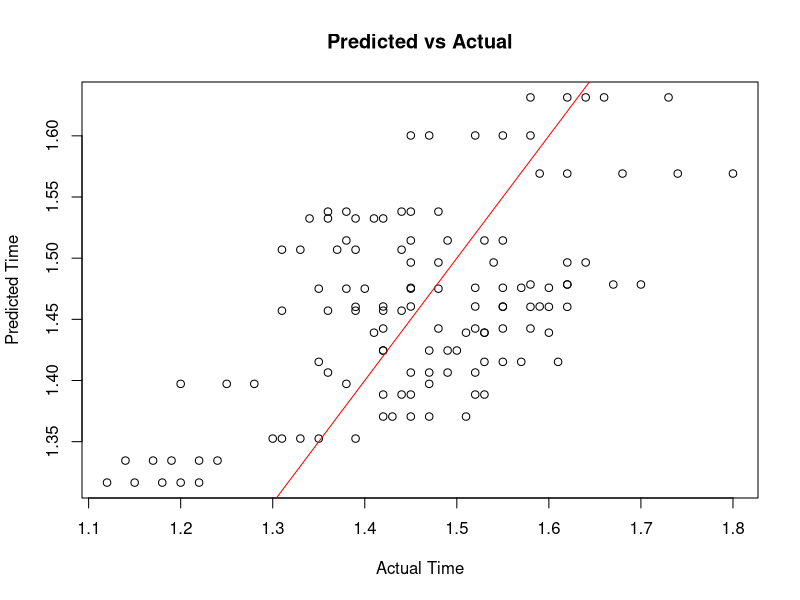
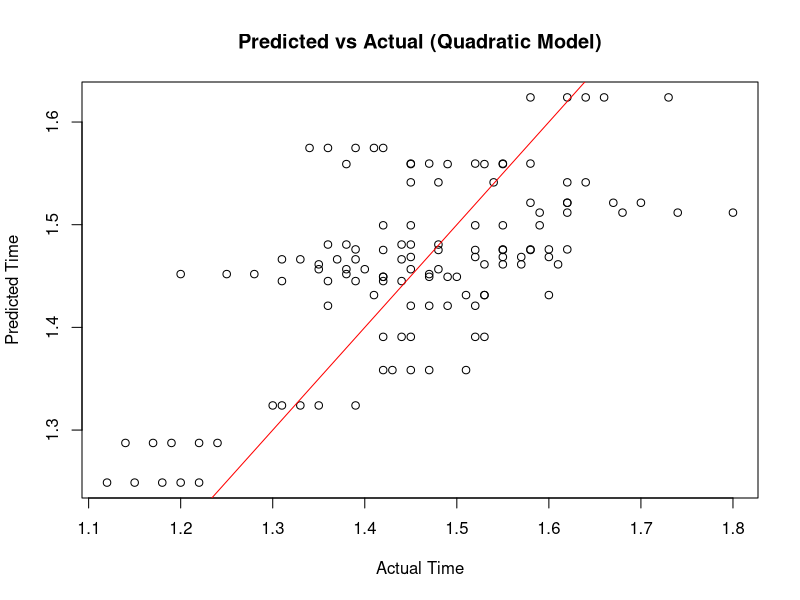
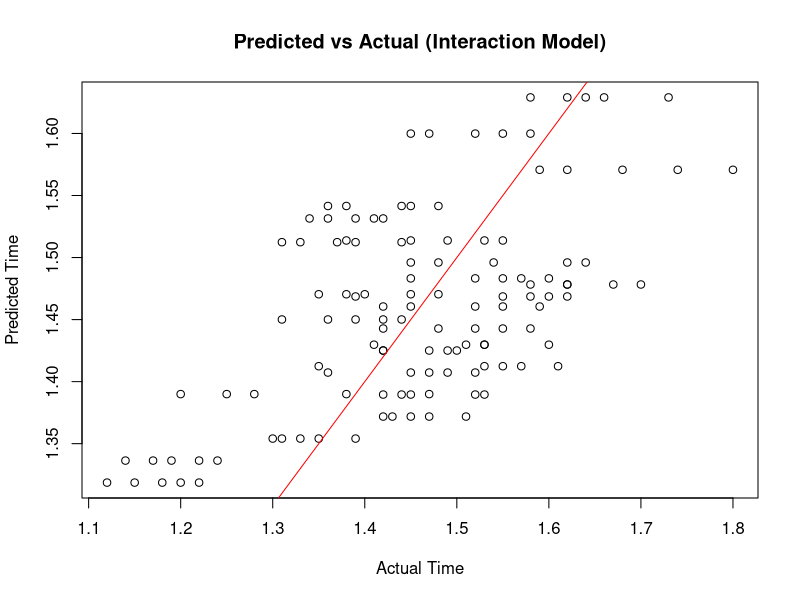
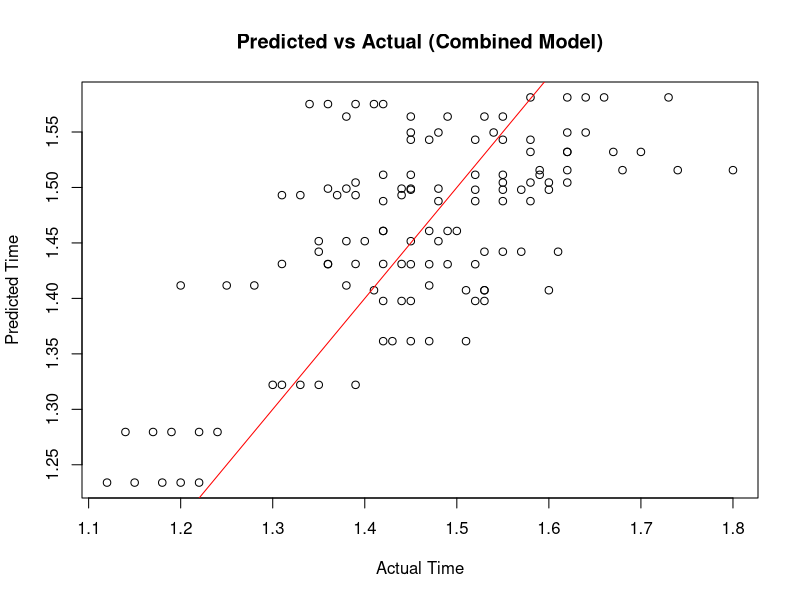

The R script that drew these images, in order:
# Load necessary libraries
library(caret)

# Load the data from a .txt file
helicopter_data <- read.table("Helicopter_Data.txt", header = TRUE)

# Fit the linear model with Width and Length as predictors for Time
model <- lm(Time ~ Width + Length, data = helicopter_data)

# Summarize the model to see the coefficients and statistical significance
summary(model)

# Predict the values using the model
predictions <- predict(model, helicopter_data)

# Evaluate the model performance using Root Mean Squared Error (RMSE)
rmse <- sqrt(mean((helicopter_data$Time - predictions)^2))
print(paste("RMSE:", rmse))

# Plot the predicted vs actual values
plot(helicopter_data$Time, predictions, main = "Predicted vs Actual", 
     xlab = "Actual Time", ylab = "Predicted Time")
abline(0, 1, col = "red")


# Add squared terms for Width and Length
helicopter_data$Width_squared <- helicopter_data$Width^2
helicopter_data$Length_squared <- helicopter_data$Length^2

# Fit the quadratic model
quadratic_model <- lm(Time ~ Width + Length + Width_squared + Length_squared, data = helicopter_data)

# Summarize the quadratic model
summary(quadratic_model)

# Predict values using the quadratic model
quadratic_predictions <- predict(quadratic_model, helicopter_data)

# Evaluate model performance using RMSE
quadratic_rmse <- sqrt(mean((helicopter_data$Time - quadratic_predictions)^2))
print(paste("Quadratic Model RMSE:", quadratic_rmse))

# Plot Predicted vs Actual
plot(helicopter_data$Time, quadratic_predictions, 
     xlab = "Actual Time", ylab = "Predicted Time", 
     main = "Predicted vs Actual (Quadratic Model)")
abline(0, 1, col = "red")

# Fit the interaction model
interaction_model <- lm(Time ~ Width * Length, data = helicopter_data)

# Summarize the interaction model
summary(interaction_model)

# Predict values using the interaction model
interaction_predictions <- predict(interaction_model, helicopter_data)

# Evaluate model performance using RMSE
interaction_rmse <- sqrt(mean((helicopter_data$Time - interaction_predictions)^2))
print(paste("Interaction Model RMSE:", interaction_rmse))

# Plot Predicted vs Actual for Interaction Model
plot(helicopter_data$Time, interaction_predictions, 
     xlab = "Actual Time", ylab = "Predicted Time", 
     main = "Predicted vs Actual (Interaction Model)")
abline(0, 1, col = "red")

# Fit the combined quadratic and interaction model
combined_model <- lm(Time ~ Width * Length + I(Width^2) + I(Length^2), data = helicopter_data)

# Summarize the combined model
summary(combined_model)

# Predict values using the combined model
combined_predictions <- predict(combined_model, helicopter_data)

# Evaluate model performance using RMSE
combined_rmse <- sqrt(mean((helicopter_data$Time - combined_predictions)^2))
print(paste("Combined Quadratic and Interaction Model RMSE:", combined_rmse))

# Plot Predicted vs Actual for Combined Model
plot(helicopter_data$Time, combined_predictions, 
     xlab = "Actual Time", ylab = "Predicted Time", 
     main = "Predicted vs Actual (Combined Model)")
abline(0, 1, col = "red")

